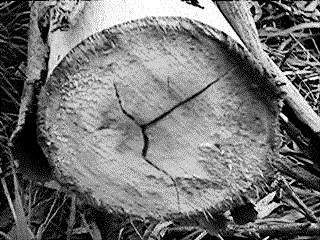
%> input picture tp3matlab/TP03/tronco5.bmp, 320 x 240 px
$ octave tema5.m   (GNU Octave 9; MATLAB toolbox functions it lacks are replaced by stand-ins)
%> lines starting %> are read from the running program, lines starting %| are printed output that depends on the picture; in (x1, y1, x2, y2) boxes, pixels count from 0 and x2, y2 are one past the last pixel; in counts of white or black regions, pixels touching at a corner belong together; the program's own positions count from 1
clear all;
close all;

imagenOriginal = imread('TP03/tronco5.bmp');
%> imagenOriginal is the input picture: size 240x320 uint8; min 0, max 255, mean 116.6
figure; imshow(imagenOriginal);

    nivel = graythresh(imagenOriginal);
%> nivel = 0.41
    BW = im2bw(imagenOriginal,nivel);
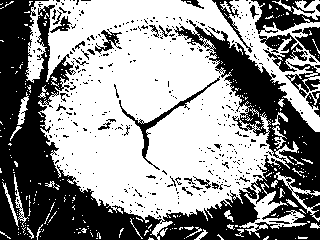
%> BW: size 240x320 logical; 57.5% white; 424 black regions (387 under 20 px), largest, box (x1, y1, x2, y2) and area: (0, 0, 320, 240) 26283, (251, 0, 320, 34) 1151, (259, 33, 308, 72) 729
    BW = 1 - BW;
    grayImage = 255 * uint8(BW);
    figure, imshow(grayImage)

BW2 = imclearborder(BW);
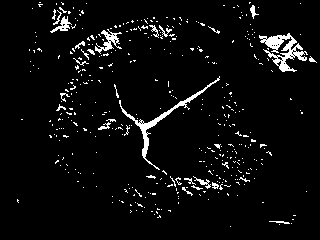
%> BW2: size 240x320 double; values 0 (black) and 1 (white), 4.7% white in thin lines or dots, all inside (x1, y1, x2, y2) = (17, 2, 317, 227)
figure, imshow(BW2)
title('se eliminan los objetos que tocan el borde')

BW3 = bwareaopen(BW2, 650);
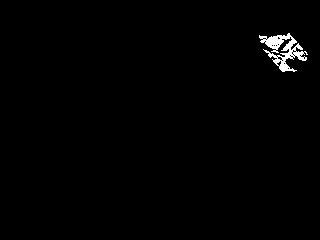
%> BW3: size 240x320 logical; 0.95% white; 1 white region, box (x1, y1, x2, y2) and area: (259, 33, 308, 72) 729

%este es el ultimo objeto que queda en la imagen
figure, imshow(BW3)

BW4 = bwareaopen(BW2, 550);
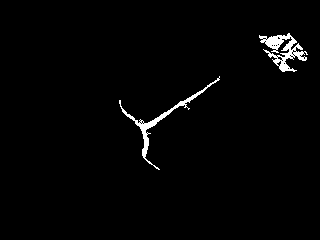
%> BW4: size 240x320 logical; 1.8% white; 2 white regions, box (x1, y1, x2, y2) and area: (259, 33, 308, 72) 729, (119, 76, 220, 170) 617

figure, imshow(BW4)

imagenFinal = xor(BW3,BW4);
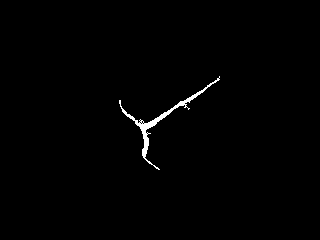
%> imagenFinal: size 240x320 logical; 0.8% white; 1 white region, box (x1, y1, x2, y2) and area: (119, 76, 220, 170) 617

figure, imshow(imagenFinal)

$ run again, with tp3matlab/TP03/Ajedrez.bmp copied over tp3matlab/TP03/tronco5.bmp
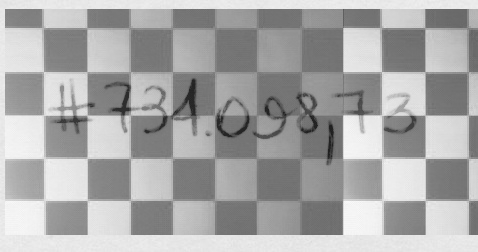
%> input picture tp3matlab/TP03/Ajedrez.bmp, 478 x 252 px
%> imagenOriginal is the input picture: size 252x478x3 uint8; min 30, max 249, mean 168.4
%> nivel = 0.682
%> `BW = im2bw(imagenOriginal,nivel);`:
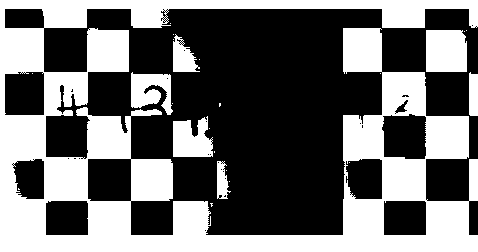
%> BW: size 252x478 logical; 42.7% white; 24 white regions (17 under 20 px), largest, box (x1, y1, x2, y2) and area: (0, 0, 478, 252) 45955, (426, 30, 467, 72) 1689, (173, 116, 213, 157) 1252
%> `BW2 = imclearborder(BW);`:
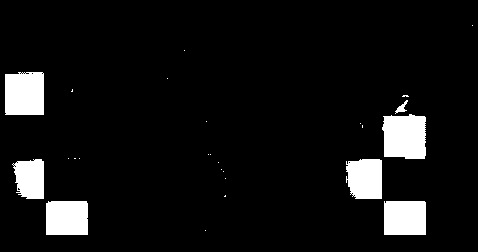
%> BW2: size 252x478 double; values 0 (black) and 1 (white), 7.2% white; 26 white regions (19 under 20 px), largest, box (x1, y1, x2, y2) and area: (382, 114, 426, 159) 1769, (5, 72, 44, 115) 1637, (384, 201, 426, 235) 1425
%> BW3: size 252x478 logical; 7.1% white; 6 white regions, box (x1, y1, x2, y2) and area: (382, 114, 426, 159) 1769, (5, 72, 44, 115) 1637, (384, 201, 426, 235) 1425, (46, 201, 88, 235) 1419, (346, 159, 382, 199) 1311, (12, 159, 44, 199) 1046
%> imagenFinal: size 252x478 logical; every value is 0

$ run again, with tp3matlab/TP03/bureau.bmp copied over tp3matlab/TP03/tronco5.bmp
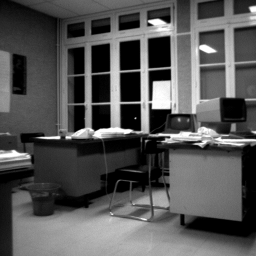
%> input picture tp3matlab/TP03/bureau.bmp, 256 x 256 px
%> imagenOriginal is the input picture: size 256x256 uint8; min 0, max 255, mean 85.1
%> nivel = 0.369
%> `BW = im2bw(imagenOriginal,nivel);`:
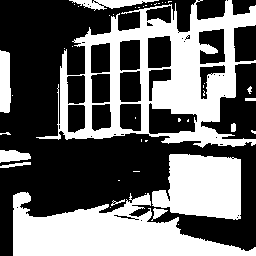
%> BW: size 256x256 logical; 41.7% white; 44 white regions (32 under 20 px), largest, box (x1, y1, x2, y2) and area: (36, 0, 256, 148) 12352, (13, 192, 256, 256) 8563, (152, 154, 241, 220) 4594
%> BW2: size 256x256 double; values 0 (black) and 1 (white), 11.4% white; 38 white regions (23 under 20 px), largest, box (x1, y1, x2, y2) and area: (149, 103, 197, 134) 972, (148, 36, 171, 68) 698, (199, 29, 225, 64) 671
%> BW4: size 256x256 logical; 5.4% white; 5 white regions, box (x1, y1, x2, y2) and area: (149, 103, 197, 134) 972, (148, 36, 171, 68) 698, (199, 29, 225, 64) 671, (120, 71, 141, 102) 613, (120, 40, 140, 71) 586
%> `imagenFinal = xor(BW3,BW4);`:
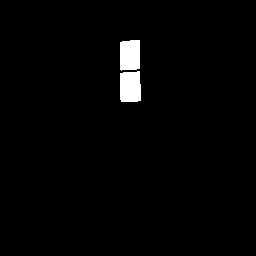
%> imagenFinal: size 256x256 logical; 1.8% white; 2 white regions, box (x1, y1, x2, y2) and area: (120, 71, 141, 102) 613, (120, 40, 140, 71) 586
